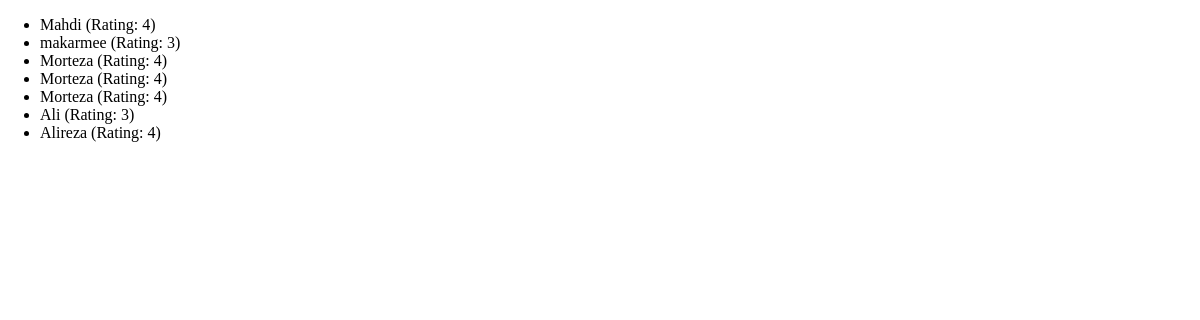
The app's page /reviews with its own data.
### reviews/models.py (models this page shows)
class Review(models.Model):
  user_name=models.CharField(max_length=100)
  review_text=models.TextField()
  rating=models.IntegerField()

### reviews/views.py (the view)
# urls.py: path('reviews',views.ReviewsListView.as_view()),
class ReviewsListView(ListView):
  template_name='reviews/review_list.html'
  model=Review
  context_object_name='reviews'

### reviews/templates/reviews/review_list.html (shortened to what this page needs)
{% extends "reviews/base.html" %}
{% block content %}
  <ul>
    {% for review in reviews %}
      <li>{{review.user_name}} (Rating: {{review.rating}})</li>
    {% endfor %}
  </ul>
{% endblock  %}

### reviews/static/reviews/styles.css (style rules this page uses)
body { font-family: 'sans-serif'; margin:0 }

### records on screen
Review: user_name "Mahdi", rating "4"
Review: user_name "makarmee", rating "3"
Review: user_name "Morteza", rating "4"
Review: user_name "Morteza", rating "4"
Review: user_name "Morteza", rating "4"
Review: user_name "Ali", rating "3"
Review: user_name "Alireza", rating "4"
